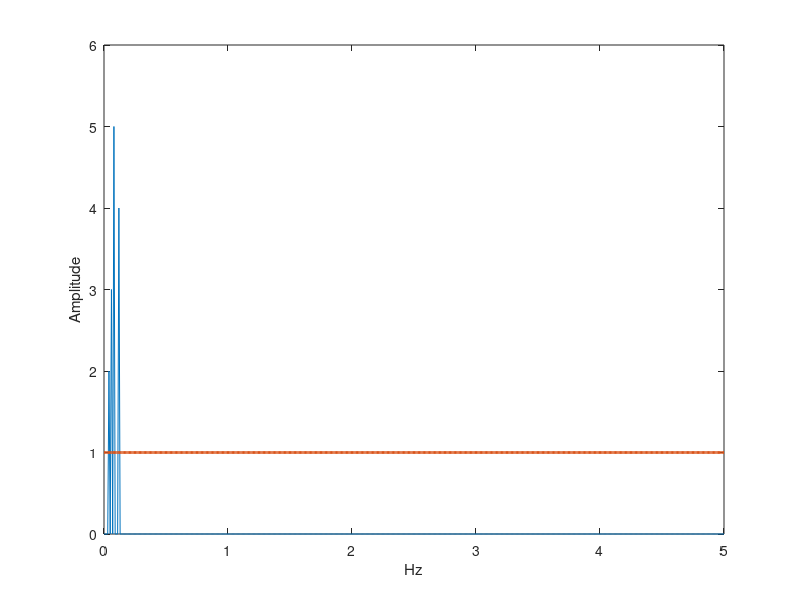
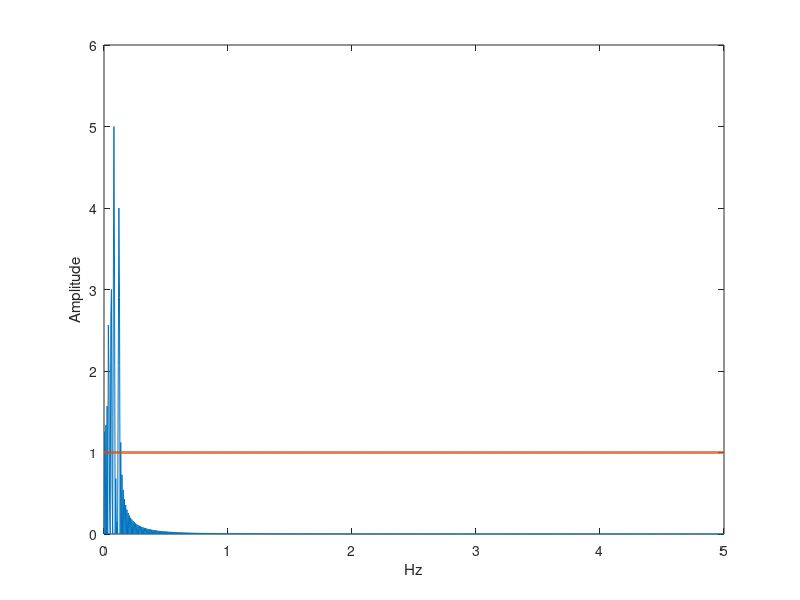

Recreate these plots in MATLAB, in order.
% q1

clear;
close all;

% Fs = 200;              % samples per second
% dt = 1/Fs;              % seconds per sample
% stop = 0.5;             % seconds
% t = (0:dt:stop-dt);        % seconds


Fs = 10;
t = 0:0.001:1-0.001;

% sine waves
x1a = 2 * sin(2*pi*4*t);     
x1b = 3 * sin(2*pi*6*t);
x1c = 5 * sin(2*pi*8*t);
x1d = 4 * sin(2*pi*12*t);

x1 = x1a + x1b + x1c + x1d;

% normally distributed random signal
x2 = normrnd(0, 3.5, [1, length(t)]);

% sine waves combined with normal random signal
x3 = x1 + x2;

x = x1;


% 
% figure;
% plot(t, x1);
% 
% 
% xdft = fft(x1);
% xdft = xdft(1:length(x1)/2+1);
% xdft = xdft/length(x1);
% xdft(2:end-1) = 2 * xdft(2:end-1);
% freq = 0:Fs/length(x1):Fs/2;
% 
% figure
% stem(freq, abs(xdft))
% 
% 
% 
% figure;
% plot(t, x2);
% 
% xdft = fft(x2);
% xdft = xdft(1:length(x2)/2+1);
% xdft = xdft/length(x2);
% xdft(2:end-1) = 2 * xdft(2:end-1);
% freq = 0:Fs/length(x2):Fs/2;
% 
% figure
% stem(freq, abs(xdft))



% figure;
% plot(t, x3);
% 
% xdft = fft(x3);
% xdft = xdft(1:length(x3)/2+1);
% xdft = xdft/length(x3);
% xdft(2:end-1) = 2 * xdft(2:end-1);
% freq = 0:Fs/length(x3):Fs/2;
% 
% figure
% stem(freq, abs(xdft))
% 
% 
% lpad = 2*length(x3);
% xdft = fft(x3,lpad);
% xdft = xdft(1:lpad/2+1);
% xdft = xdft/length(x3);
% xdft(2:end-1) = 2*xdft(2:end-1);
% freq = 0:Fs/lpad:Fs/2;
% 
% figure
% stem(freq,abs(xdft))
% 




xdft = fft(x);
xdft = xdft(1:length(x)/2+1);
xdft = xdft/length(x);
xdft(2:end-1) = 2*xdft(2:end-1);
freq = 0:Fs/length(x):Fs/2;

plot(freq,abs(xdft))
hold on
plot(freq,ones(length(x)/2+1,1),'LineWidth',2)
xlabel('Hz')
ylabel('Amplitude')
hold off

lpad = 2*length(x);
xdft = fft(x,lpad);
xdft = xdft(1:lpad/2+1);
xdft = xdft/length(x);
xdft(2:end-1) = 2*xdft(2:end-1);
freq = 0:Fs/lpad:Fs/2;

figure
plot(freq,abs(xdft))
hold on
plot(freq,ones(2*length(x)/2+1,1),'LineWidth',2)
xlabel('Hz')
ylabel('Amplitude')
hold off

